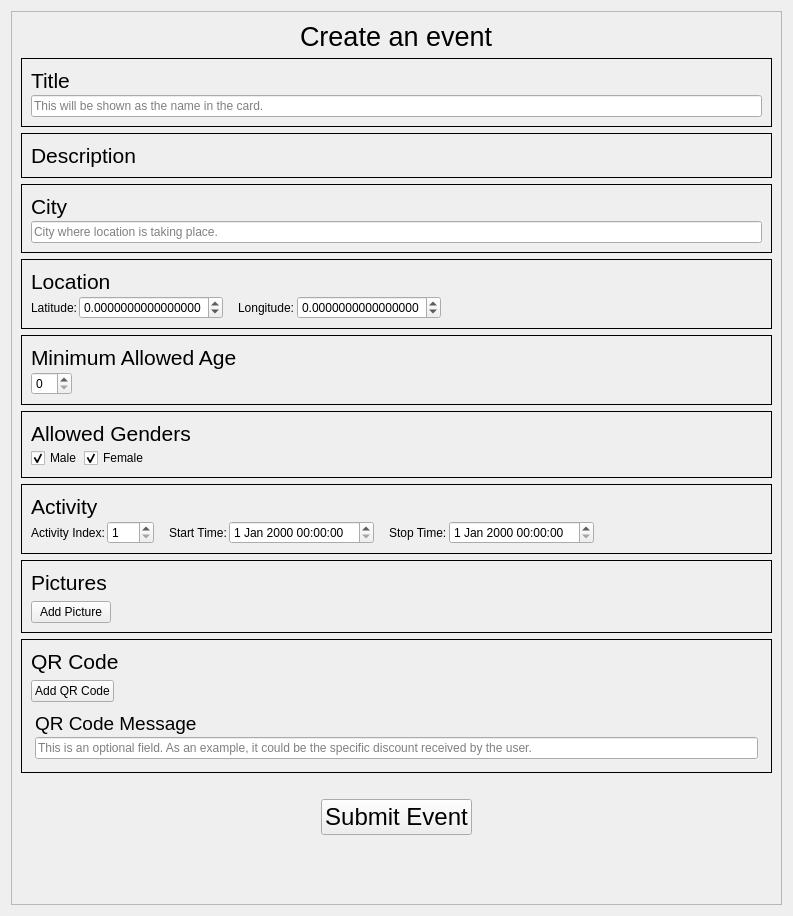
<?xml version="1.0" encoding="UTF-8"?>
<ui version="4.0">
 <class>AddEventWindow</class>
 <widget class="QWidget" name="AddEventWindow">
  <property name="geometry">
   <rect>
    <x>0</x>
    <y>0</y>
    <width>793</width>
    <height>916</height>
   </rect>
  </property>
  <property name="windowTitle">
   <string>Add Event Window</string>
  </property>
  <layout class="QVBoxLayout" name="verticalLayout_2">
   <item>
    <widget class="QScrollArea" name="addEventWindowScrollArea">
     <property name="sizePolicy">
      <sizepolicy hsizetype="Minimum" vsizetype="Expanding">
       <horstretch>0</horstretch>
       <verstretch>0</verstretch>
      </sizepolicy>
     </property>
     <property name="horizontalScrollBarPolicy">
      <enum>Qt::ScrollBarAsNeeded</enum>
     </property>
     <property name="sizeAdjustPolicy">
      <enum>QAbstractScrollArea::AdjustToContentsOnFirstShow</enum>
     </property>
     <property name="widgetResizable">
      <bool>true</bool>
     </property>
     <widget class="QWidget" name="addEventScrollAreaWidgetContents">
      <property name="geometry">
       <rect>
        <x>0</x>
        <y>0</y>
        <width>773</width>
        <height>896</height>
       </rect>
      </property>
      <layout class="QVBoxLayout" name="verticalLayout">
       <item>
        <layout class="QHBoxLayout" name="windowTitleHorizontalLayout">
         <item>
          <spacer name="windowTitleLeftHorizontalSpacer">
           <property name="orientation">
            <enum>Qt::Horizontal</enum>
           </property>
           <property name="sizeHint" stdset="0">
            <size>
             <width>40</width>
             <height>20</height>
            </size>
           </property>
          </spacer>
         </item>
         <item>
          <widget class="QLabel" name="windowTitleLabel">
           <property name="font">
            <font>
             <pointsize>20</pointsize>
            </font>
           </property>
           <property name="text">
            <string>Create an event</string>
           </property>
          </widget>
         </item>
         <item>
          <spacer name="windowTitleHorizontalSpacer">
           <property name="orientation">
            <enum>Qt::Horizontal</enum>
           </property>
           <property name="sizeHint" stdset="0">
            <size>
             <width>40</width>
             <height>20</height>
            </size>
           </property>
          </spacer>
         </item>
        </layout>
       </item>
       <item>
        <widget class="QFrame" name="titleInverticalFrame">
         <property name="frameShape">
          <enum>QFrame::Box</enum>
         </property>
         <layout class="QVBoxLayout" name="titleVerticalLayout">
          <property name="spacing">
           <number>2</number>
          </property>
          <property name="sizeConstraint">
           <enum>QLayout::SetDefaultConstraint</enum>
          </property>
          <item>
           <widget class="QLabel" name="titleTitleLabel">
            <property name="font">
             <font>
              <pointsize>16</pointsize>
             </font>
            </property>
            <property name="text">
             <string>Title</string>
            </property>
           </widget>
          </item>
          <item>
           <widget class="QLineEdit" name="titleLineEdit">
            <property name="inputMethodHints">
             <set>Qt::ImhNone</set>
            </property>
            <property name="placeholderText">
             <string>This will be shown as the name in the card.</string>
            </property>
           </widget>
          </item>
         </layout>
        </widget>
       </item>
       <item>
        <widget class="QFrame" name="descritionInputVerticalFrame">
         <property name="frameShape">
          <enum>QFrame::Box</enum>
         </property>
         <layout class="QVBoxLayout" name="descriptionInputVerticalLayout">
          <property name="spacing">
           <number>2</number>
          </property>
          <item>
           <widget class="QLabel" name="descriptionTitleLabel">
            <property name="font">
             <font>
              <pointsize>16</pointsize>
             </font>
            </property>
            <property name="text">
             <string>Description</string>
            </property>
           </widget>
          </item>
         </layout>
        </widget>
       </item>
       <item>
        <widget class="QFrame" name="cityInputVerticalFrame">
         <property name="frameShape">
          <enum>QFrame::Box</enum>
         </property>
         <layout class="QVBoxLayout" name="cityInputVerticalLayout">
          <property name="spacing">
           <number>2</number>
          </property>
          <item>
           <widget class="QLabel" name="cityTitleLabel">
            <property name="font">
             <font>
              <pointsize>16</pointsize>
             </font>
            </property>
            <property name="text">
             <string>City</string>
            </property>
           </widget>
          </item>
          <item>
           <widget class="QLineEdit" name="cityLineEdit">
            <property name="placeholderText">
             <string>City where location is taking place.</string>
            </property>
           </widget>
          </item>
         </layout>
        </widget>
       </item>
       <item>
        <widget class="QFrame" name="locationInputVerticalFrame">
         <property name="frameShape">
          <enum>QFrame::Box</enum>
         </property>
         <layout class="QVBoxLayout" name="locationInputVerticalLayout">
          <property name="spacing">
           <number>2</number>
          </property>
          <item>
           <widget class="QLabel" name="locationTitleLabel">
            <property name="font">
             <font>
              <pointsize>16</pointsize>
             </font>
            </property>
            <property name="text">
             <string>Location</string>
            </property>
           </widget>
          </item>
          <item>
           <layout class="QHBoxLayout" name="locationHorizontalLayout">
            <property name="spacing">
             <number>15</number>
            </property>
            <item>
             <layout class="QHBoxLayout" name="latitudeHorizontalLayout">
              <property name="spacing">
               <number>2</number>
              </property>
              <item>
               <widget class="QLabel" name="latitudeTitleLabel">
                <property name="text">
                 <string>Latitude:</string>
                </property>
               </widget>
              </item>
              <item>
               <widget class="QDoubleSpinBox" name="latitudeDoubleSpinBox">
                <property name="decimals">
                 <number>16</number>
                </property>
                <property name="minimum">
                 <double>-90.000000000000000</double>
                </property>
                <property name="maximum">
                 <double>90.000000000000000</double>
                </property>
               </widget>
              </item>
             </layout>
            </item>
            <item>
             <layout class="QHBoxLayout" name="longitudeHorizontalLayout">
              <property name="spacing">
               <number>2</number>
              </property>
              <item>
               <widget class="QLabel" name="longitudeTitleLabel">
                <property name="text">
                 <string>Longitude:</string>
                </property>
               </widget>
              </item>
              <item>
               <widget class="QDoubleSpinBox" name="longitudeDoubleSpinBox">
                <property name="decimals">
                 <number>16</number>
                </property>
                <property name="minimum">
                 <double>-179.999999000000003</double>
                </property>
                <property name="maximum">
                 <double>179.999999000000003</double>
                </property>
                <property name="singleStep">
                 <double>0.100000000000000</double>
                </property>
               </widget>
              </item>
             </layout>
            </item>
            <item>
             <spacer name="locationHorizontalSpacer">
              <property name="orientation">
               <enum>Qt::Horizontal</enum>
              </property>
              <property name="sizeHint" stdset="0">
               <size>
                <width>40</width>
                <height>20</height>
               </size>
              </property>
             </spacer>
            </item>
           </layout>
          </item>
         </layout>
        </widget>
       </item>
       <item>
        <widget class="QFrame" name="minimumAllowedAgeInputVerticalFrame">
         <property name="frameShape">
          <enum>QFrame::Box</enum>
         </property>
         <layout class="QVBoxLayout" name="minimumAllowedAgeInputVerticalLayout">
          <property name="spacing">
           <number>2</number>
          </property>
          <item>
           <widget class="QLabel" name="minimumAllowedAgeTitleLabel">
            <property name="font">
             <font>
              <pointsize>16</pointsize>
             </font>
            </property>
            <property name="text">
             <string>Minimum Allowed Age</string>
            </property>
           </widget>
          </item>
          <item>
           <layout class="QHBoxLayout" name="minimumAllowedAgeHorizontalLayout">
            <item>
             <widget class="QSpinBox" name="minimumAllowedAgeSpinBox"/>
            </item>
            <item>
             <spacer name="minimumAllowedAgeHorizontalSpacer">
              <property name="orientation">
               <enum>Qt::Horizontal</enum>
              </property>
              <property name="sizeHint" stdset="0">
               <size>
                <width>40</width>
                <height>20</height>
               </size>
              </property>
             </spacer>
            </item>
           </layout>
          </item>
         </layout>
        </widget>
       </item>
       <item>
        <widget class="QFrame" name="allowedGendersInputVerticalFrame">
         <property name="frameShape">
          <enum>QFrame::Box</enum>
         </property>
         <layout class="QVBoxLayout" name="allowedGendersInputVerticalLayout">
          <property name="spacing">
           <number>2</number>
          </property>
          <item>
           <widget class="QLabel" name="allowedGendersTitleLabel">
            <property name="font">
             <font>
              <pointsize>16</pointsize>
             </font>
            </property>
            <property name="text">
             <string>Allowed Genders</string>
            </property>
           </widget>
          </item>
          <item>
           <layout class="QHBoxLayout" name="allowedGendershorizontalLayout">
            <item>
             <widget class="QCheckBox" name="maleGenderCheckbox">
              <property name="text">
               <string>Male</string>
              </property>
              <property name="checked">
               <bool>true</bool>
              </property>
             </widget>
            </item>
            <item>
             <widget class="QCheckBox" name="femaleGenderCheckbox">
              <property name="text">
               <string>Female</string>
              </property>
              <property name="checked">
               <bool>true</bool>
              </property>
             </widget>
            </item>
            <item>
             <spacer name="allowedGendersHorizontalSpacer">
              <property name="orientation">
               <enum>Qt::Horizontal</enum>
              </property>
              <property name="sizeHint" stdset="0">
               <size>
                <width>40</width>
                <height>20</height>
               </size>
              </property>
             </spacer>
            </item>
           </layout>
          </item>
         </layout>
        </widget>
       </item>
       <item>
        <widget class="QFrame" name="activityInputVerticalFrame">
         <property name="frameShape">
          <enum>QFrame::Box</enum>
         </property>
         <layout class="QVBoxLayout" name="activityInputVerticalLayout">
          <property name="spacing">
           <number>2</number>
          </property>
          <item>
           <widget class="QLabel" name="activityInputTitleLabel">
            <property name="font">
             <font>
              <pointsize>16</pointsize>
             </font>
            </property>
            <property name="text">
             <string>Activity</string>
            </property>
           </widget>
          </item>
          <item>
           <layout class="QHBoxLayout" name="activityInputHorizontalLayout">
            <property name="spacing">
             <number>15</number>
            </property>
            <item>
             <layout class="QHBoxLayout" name="activityIndexHorizontalLayout">
              <property name="spacing">
               <number>2</number>
              </property>
              <item>
               <widget class="QLabel" name="activityIndexTitleLabel">
                <property name="text">
                 <string>Activity Index:</string>
                </property>
               </widget>
              </item>
              <item>
               <widget class="QSpinBox" name="activityIndexSpinBox">
                <property name="minimum">
                 <number>1</number>
                </property>
                <property name="maximum">
                 <number>999</number>
                </property>
               </widget>
              </item>
             </layout>
            </item>
            <item>
             <layout class="QHBoxLayout" name="startTimeDateHorizontalLayout">
              <property name="spacing">
               <number>2</number>
              </property>
              <item>
               <widget class="QLabel" name="startTimeTitleLabel">
                <property name="text">
                 <string>Start Time:</string>
                </property>
               </widget>
              </item>
              <item>
               <widget class="QDateTimeEdit" name="startTimeDateTimeEdit"/>
              </item>
             </layout>
            </item>
            <item>
             <layout class="QHBoxLayout" name="stopTimeHorizontalLayout">
              <property name="spacing">
               <number>2</number>
              </property>
              <item>
               <widget class="QLabel" name="stopTimeTitleLabel">
                <property name="text">
                 <string>Stop Time:</string>
                </property>
               </widget>
              </item>
              <item>
               <widget class="QDateTimeEdit" name="stopTimeDateTimeEdit"/>
              </item>
             </layout>
            </item>
            <item>
             <spacer name="activityInputHorizontalSpacer">
              <property name="orientation">
               <enum>Qt::Horizontal</enum>
              </property>
              <property name="sizeHint" stdset="0">
               <size>
                <width>40</width>
                <height>20</height>
               </size>
              </property>
             </spacer>
            </item>
           </layout>
          </item>
         </layout>
        </widget>
       </item>
       <item>
        <widget class="QFrame" name="picturesVerticalFrame">
         <property name="frameShape">
          <enum>QFrame::Box</enum>
         </property>
         <layout class="QVBoxLayout" name="picturesVerticalInputLayout">
          <item>
           <widget class="QLabel" name="picturesTitleLabel">
            <property name="font">
             <font>
              <pointsize>16</pointsize>
             </font>
            </property>
            <property name="text">
             <string>Pictures</string>
            </property>
           </widget>
          </item>
          <item>
           <layout class="QHBoxLayout" name="addPicturesHorizontalLayout">
            <property name="topMargin">
             <number>0</number>
            </property>
            <item>
             <widget class="QPushButton" name="addPicturesPushButton">
              <property name="text">
               <string>Add Picture</string>
              </property>
             </widget>
            </item>
            <item>
             <spacer name="addPicturesHorizontalSpacer">
              <property name="orientation">
               <enum>Qt::Horizontal</enum>
              </property>
              <property name="sizeHint" stdset="0">
               <size>
                <width>40</width>
                <height>20</height>
               </size>
              </property>
             </spacer>
            </item>
           </layout>
          </item>
          <item>
           <layout class="QHBoxLayout" name="picturesHorizontalLayout"/>
          </item>
         </layout>
        </widget>
       </item>
       <item>
        <widget class="QFrame" name="addQrCodeVerticalFrame">
         <property name="frameShape">
          <enum>QFrame::Box</enum>
         </property>
         <layout class="QVBoxLayout" name="qrCodeInputVerticalLayout">
          <item>
           <widget class="QLabel" name="addQrCodeTitleLabel">
            <property name="font">
             <font>
              <pointsize>16</pointsize>
             </font>
            </property>
            <property name="text">
             <string>QR Code</string>
            </property>
           </widget>
          </item>
          <item>
           <layout class="QHBoxLayout" name="addQrCodeHorizontalLayout">
            <property name="topMargin">
             <number>0</number>
            </property>
            <item>
             <widget class="QPushButton" name="addQrCodePushButton">
              <property name="text">
               <string>Add QR Code</string>
              </property>
             </widget>
            </item>
            <item>
             <spacer name="addQrCodeHorizontalSpacer">
              <property name="orientation">
               <enum>Qt::Horizontal</enum>
              </property>
              <property name="sizeHint" stdset="0">
               <size>
                <width>40</width>
                <height>20</height>
               </size>
              </property>
             </spacer>
            </item>
           </layout>
          </item>
          <item>
           <layout class="QHBoxLayout" name="qrCodeHorizontalLayout"/>
          </item>
          <item>
           <widget class="QFrame" name="qrCodeMessageVerticalFrame">
            <property name="frameShape">
             <enum>QFrame::NoFrame</enum>
            </property>
            <layout class="QVBoxLayout" name="qrCodeMessageInputVerticalLayout">
             <property name="spacing">
              <number>2</number>
             </property>
             <property name="leftMargin">
              <number>4</number>
             </property>
             <property name="topMargin">
              <number>4</number>
             </property>
             <property name="rightMargin">
              <number>4</number>
             </property>
             <property name="bottomMargin">
              <number>4</number>
             </property>
             <item>
              <widget class="QLabel" name="qrCodeMessageTitleLabel">
               <property name="font">
                <font>
                 <pointsize>14</pointsize>
                </font>
               </property>
               <property name="text">
                <string>QR Code Message</string>
               </property>
              </widget>
             </item>
             <item>
              <widget class="QLineEdit" name="qrCodeMessageLineEdit">
               <property name="placeholderText">
                <string>This is an optional field. As an example, it could be the specific discount received by the user.</string>
               </property>
              </widget>
             </item>
            </layout>
           </widget>
          </item>
         </layout>
        </widget>
       </item>
       <item>
        <layout class="QHBoxLayout" name="submitHorizontalLayout">
         <property name="topMargin">
          <number>20</number>
         </property>
         <item>
          <spacer name="submitLeftHorizontalSpacer">
           <property name="orientation">
            <enum>Qt::Horizontal</enum>
           </property>
           <property name="sizeHint" stdset="0">
            <size>
             <width>40</width>
             <height>20</height>
            </size>
           </property>
          </spacer>
         </item>
         <item>
          <widget class="QPushButton" name="submitPushButton">
           <property name="font">
            <font>
             <pointsize>18</pointsize>
            </font>
           </property>
           <property name="text">
            <string>Submit Event</string>
           </property>
          </widget>
         </item>
         <item>
          <spacer name="submitRightHorizontalSpacer">
           <property name="orientation">
            <enum>Qt::Horizontal</enum>
           </property>
           <property name="sizeHint" stdset="0">
            <size>
             <width>40</width>
             <height>20</height>
            </size>
           </property>
          </spacer>
         </item>
        </layout>
       </item>
       <item>
        <spacer name="addEventWindowVerticalSpacer">
         <property name="orientation">
          <enum>Qt::Vertical</enum>
         </property>
         <property name="sizeHint" stdset="0">
          <size>
           <width>20</width>
           <height>40</height>
          </size>
         </property>
        </spacer>
       </item>
      </layout>
     </widget>
    </widget>
   </item>
  </layout>
 </widget>
 <resources/>
 <connections/>
</ui>
